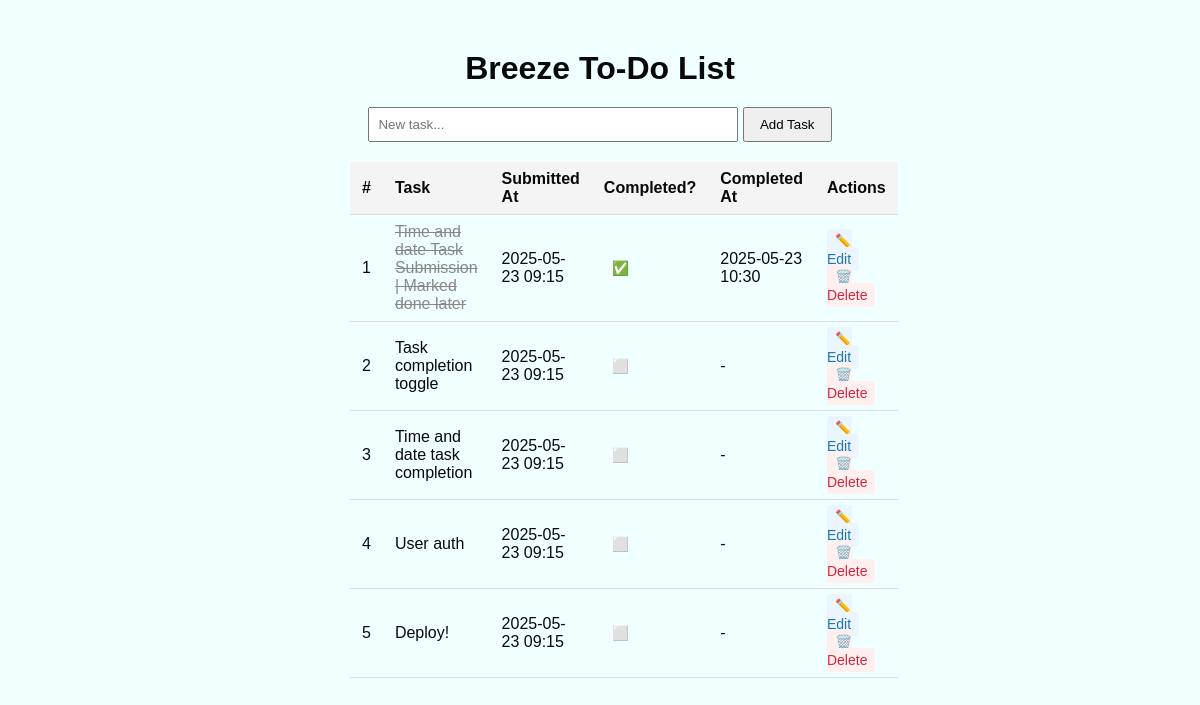
The page / on the database its author committed.
### app.py (models this page shows, shortened)
class Task(db.Model):
    id = db.Column(db.Integer, primary_key=True)
    content = db.Column(db.String(200), nullable=False)
    timestamp = db.Column(db.DateTime, default=datetime.now)
    is_completed = db.Column(db.Boolean, default=False)
    completed_at = db.Column(db.DateTime, nullable=True)

### app.py (the view, shortened to what this page needs)
@app.route('/', methods=['GET', 'POST'])
def index():
    tasks = Task.query.all()
    return render_template('index.html', tasks=tasks)

### templates/index.html (shortened to what this page needs)
<!DOCTYPE html>
<html lang="en">
<head>
    <link rel="stylesheet" href="{{ url_for('static', filename='style.css') }}">
</head>
<body>
    <div class="container">
        <h1>Breeze To-Do List</h1>
        <form method="POST">
            <input type="text" name="content" placeholder="New task..." required>
            <button type="submit">Add Task</button>
        </form>
        <table>
    <thead>
        <tr>
            <th>#</th>
            <th>Task</th>
            <th>Submitted At</th>
            <th>Completed?</th>
            <th>Completed At</th>
            <th>Actions</th>
        </tr>
    </thead>
    <tbody>
        {% for task in tasks %}
        <tr>
            <td>{{ loop.index }}</td>
            <td>
                <span class="{% if task.is_completed %}completed{% endif %}">
        {{ task.content }}
    </span>
            </td>
            <td>
                {% if task.timestamp %}
                    {{ task.timestamp.strftime('%Y-%m-%d %H:%M') }}
                {% else %}
                    -
                {% endif %}
            </td>
            <td>
                <a href="{{ url_for('toggle', id=task.id) }}">
                    {% if task.is_completed %}
                        ✅
                    {% else %}
                        ⬜️
                    {% endif %}
                </a>
            </td>
            <td>
                {% if task.completed_at %}
                    {{ task.completed_at.strftime('%Y-%m-%d %H:%M') }}
                {% else %}
                    -
                {% endif %}
            </td>
            <td>
                <a href="{{ url_for('edit', id=task.id) }}">✏️ Edit</a>
                <a href="{{ url_for('delete', id=task.id) }}" onclick="return confirm('Delete this task?')">🗑️ Delete</a>
            </td>
        </tr>
        {% endfor %}
    </tbody>
</table>
    </div>
</body>
</html>

### static/style.css (style rules this page uses)
body { font-family: 'Trebuchet MS', 'Lucida Sans Unicode', 'Lucida Grande', 'Lucida Sans', Arial, sans-serif; background-color: azure; color: #090909; }
.container { width: 500px; margin: 50px auto; text-align: center; }
h1 { margin-bottom: 20px; }
input[type="text"] { width: 70%; padding: 8px; }
button { padding: 8px 15px; }
a { color: #ff4040; text-decoration: none; }
table { width: 100%; border-collapse: collapse; margin-top: 20px; }
th, td { padding: 8px 12px; border-bottom: 1px solid #ddd; text-align: left; }
th { background-color: #f4f4f4; }
td a { margin-right: 8px; padding: 4px 8px; border-radius: 4px; text-decoration: none; font-size: 14px; transition: background 0.2s; }
td a[href*="edit"] { background: #eaf5ff; color: #2274a5; }
td a[href*="delete"] { background: #ffefef; color: #d7263d; }
.completed { text-decoration: line-through; color: #888; }

### rows shown on the page
Task: content "Time and date Task Submission | Marked done later", timestamp "2025-05-23 09:15", completed_at "2025-05-23 10:30"
Task: content "Task completion toggle", timestamp "2025-05-23 09:15"
Task: content "Time and date task completion", timestamp "2025-05-23 09:15"
Task: content "User auth", timestamp "2025-05-23 09:15"
Task: content "Deploy!", timestamp "2025-05-23 09:15"
